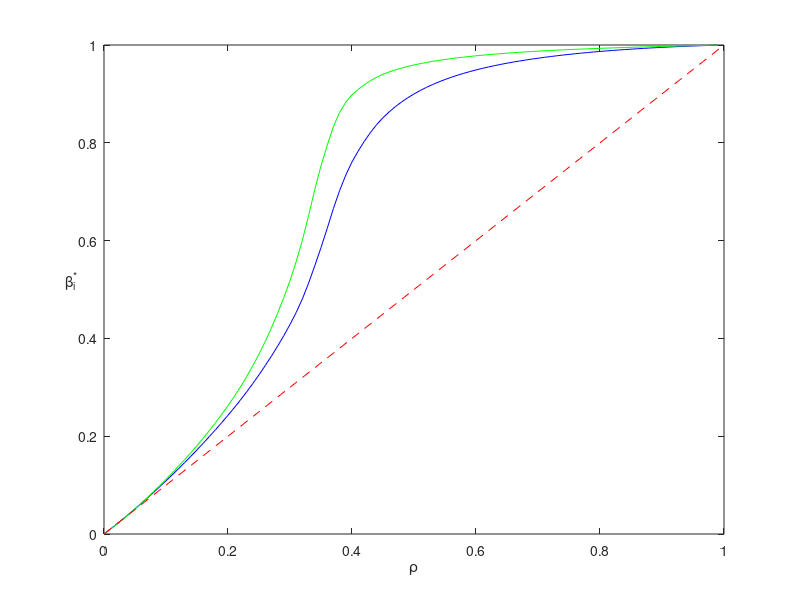

Write MATLAB code to recreate this figure.
% close all 
clear all
clf

%%%%%%%%%% For contemporanous Taylor rule

%%%%%%%%%%%%%%%%%%%%%%%%%%%%%%%%%% Our own calibration %%%%%%%%%%%%%%%%%%%%%%%%%%%%
% % phiy=0.5, phipi=1.5, varphi=1, gamma=0.04, lambda=0.99, rho=0, sigma2/sigma1=0.5; 
% 
% % (\beta^*_1, \beta^*_2)=(0, 0)*****
% plot(beta1,T1,'r-',T2,beta2,'r-')
% % axis([0,1,0,1])
% xlabel('\bf\beta_1') 
% ylabel('\bf\beta_2','Rotation',0)

% % phiy=0.5, phipi=1.5, varphi=1, gamma=0.04, lambda=0.99, rho=0.1,
% % sigma2/sigma1=0.5; 
% beta2=[0.1, 0.1118];
% T2=[0.1085, 0.1088];
% beta1=[0.1085, 0.1088];
% T1=[0.1118,0.1118];
% % (\beta^*_1, \beta^*_2)=(0.1088, 0.1118)*****
% plot(beta1,T1,'r-',T2,beta2,'r-')
% % axis([0,1,0,1])
% xlabel('\bf\beta_1') 
% ylabel('\bf\beta_2','Rotation',0)
% % hold on
% % plot(T2,beta2,'c-', 0.9005, 0.958, 'c.')
% % axis([0,1,0,1].)

% % phiy=0.5, phipi=1.5, varphi=1, gamma=0.04, lambda=0.99, rho=0.2,
% % sigma2/sigma1=0.5; 
% beta2=[0.2,0.2626];
% T2=[0.2388,0.2428];
% beta1=[0.2388,0.2428];
% T1=[0.2626,0.2625];
% % (\beta^*_1, \beta^*_2)=(0.2428, 0.2625)*****
% plot(beta1,T1,'r-',T2,beta2,'r-')
% % axis([0,1,0,1])
% xlabel('\bf\beta_1') 
% ylabel('\bf\beta_2','Rotation',0)
% % hold on
% % plot(T2,beta2,'c-', 0.9005, 0.958, 'c.')
% % axis([0,1,0,1].)
% % 

% % phiy=0.5, phipi=1.5, varphi=1, gamma=0.04, lambda=0.99, rho=0.25,
% % sigma2/sigma1=0.5; 
% beta2=[0.3,0.3679,0.3681];
% T2=[0.3185,0.3256,0.3256];
% beta1=[0.3185,0.3256];
% T1=[0.3681,0.3679];
% % (\beta^*_1, \beta^*_2)=(0.3256, 0.3679)*****
% plot(beta1,T1,'r-',T2,beta2,'r-')
% % axis([0,1,0,1])
% xlabel('\bf\beta_1') 
% ylabel('\bf\beta_2','Rotation',0)
% % hold on
% % plot(T2,beta2,'c-', 0.9005, 0.958, 'c.')
% % axis([0,1,0,1].)
% % 


% % phiy=0.5, phipi=1.5, varphi=1, gamma=0.04, lambda=0.99, rho=0.3,
% % sigma2/sigma1=0.5; 
% beta2=[0.35,0.5179,0.5199];
% T2=[0.4025,0.4284,0.4288];
% beta1=[0.4025,0.4288];
% T1=[0.5199,0.5179];
% % (\beta^*_1, \beta^*_2)=(0.4284, 0.5179)*****
% plot(beta1,T1,'r-',T2,beta2,'r-')
% % axis([0,1,0,1])
% xlabel('\bf\beta_1') 
% ylabel('\bf\beta_2','Rotation',0)
% % hold on
% % plot(T2,beta2,'c-', 0.9005, 0.958, 'c.')
% % axis([0,1,0,1].)
% 


% % phiy=0.5, phipi=1.5, varphi=1, gamma=0.04, lambda=0.99, rho=0.32,
% % sigma2/sigma1=0.5; 
% beta2=[0.55,0.601,0.6025];
% T2=[0.4684,0.4809,0.4813];
% beta1=[0.4684,0.4809,0.4813];
% T1=[0.6025,0.601,0.601];
% % (\beta^*_1, \beta^*_2)=(0.4809, 0.601)*****
% plot(beta1,T1,'r-',T2,beta2,'r-')
% % axis([0,1,0,1])
% xlabel('\bf\beta_1') 
% ylabel('\bf\beta_2','Rotation',0)
% % hold on
% % plot(T2,beta2,'c-', 0.9005, 0.958, 'c.')
% % axis([0,1,0,1].)
% 
% 

% % phiy=0.5, phipi=1.5, varphi=1, gamma=0.04, lambda=0.99, rho=0.35,
% % sigma2/sigma1=0.5; 
% beta2=[0.6,0.7516,0.7638];
% T2=[0.5305,0.5851,0.5913];
% beta1=[0.5305,0.5851,0.5913];
% T1=[0.7638,0.753,0.7516];
% % (\beta^*_1, \beta^*_2)=(0.5857, 0.7529)*****
% plot(beta1,T1,'r-',T2,beta2,'r-')
% % axis([0,1,0,1])
% xlabel('\bf\beta_1') 
% ylabel('\bf\beta_2','Rotation',0)
% % hold on
% % plot(T2,beta2,'c-', 0.9005, 0.958, 'c.')
% % axis([0,1,0,1].)

% % phiy=0.5, phipi=1.5, varphi=1, gamma=0.04, lambda=0.99, rho=0.38,
% % sigma2/sigma1=0.5; 
% beta2=[0.8,0.8607,0.8705];
% T2=[0.6571,0.7009,0.7098];
% beta1=[0.6571,0.702,0.7098];
% T1=[0.8705,0.8623,0.8607];
% % (\beta^*_1, \beta^*_2)=(0.7023, 0.8622)*****
% plot(beta1,T1,'r-',T2,beta2,'r-')
% % axis([0,1,0,1])
% xlabel('\bf\beta_1') 
% ylabel('\bf\beta_2','Rotation',0)
% % hold on
% % plot(T2,beta2,'c-', 0.9005, 0.958, 'c.')
% % axis([0,1,0,1].)


% % % phiy=0.5, phipi=1.5, varphi=1, gamma=0.04, lambda=0.99, rho=0.4,
% % % sigma2/sigma1=0.5; 
% beta2=[0.82,0.8962,0.9074];
% T2=[0.6968,0.759,0.7714];
% beta1=[0.6968,0.759,0.7714];
% T1=[0.9074,0.8983,0.8962];
% % (\beta^*_1, \beta^*_2)=(0.7609, 0.898)*****
% plot(beta1,T1,'r-',T2,beta2,'r-')
% % axis([0,1,0,1])
% xlabel('\bf\beta_1') 
% ylabel('\bf\beta_2','Rotation',0)
% % hold on
% % plot(T2,beta2,'c-', 0.9005, 0.958, 'c.')
% % axis([0,1,0,1].)

% % % phiy=0.5, phipi=1.5, varphi=1, gamma=0.04, lambda=0.99, rho=0.45,
% % % sigma2/sigma1=0.5; 
% beta2=[0.92,0.9396,0.9425];
% T2=[0.8288,0.8508,0.8544];
% beta1=[0.8288,0.8508,0.8544];
% T1=[0.9425,0.9401,0.9396];
% % (\beta^*_1, \beta^*_2)=(0.8513, 0.94)*****
% plot(beta1,T1,'r-',T2,beta2,'r-')
% % axis([0,1,0,1])
% xlabel('\bf\beta_1') 
% ylabel('\bf\beta_2','Rotation',0)
% % hold on
% % plot(T2,beta2,'c-', 0.9005, 0.958, 'c.')
% % axis([0,1,0,1].)
% 

% % phiy=0.5, phipi=1.5, varphi=1, gamma=0.04, lambda=0.99, rho=0.5,
% % sigma2/sigma1=0.5; 
% beta2=[0.94,0.959,0.9609];
% T2=[0.8796,0.8997,0.9019];
% beta1=[0.8796,0.8997,0.9019];
% T1=[0.9609,0.9592,0.959];
% % (\beta^*_1, \beta^*_2)=(0.8999, 0.9592)*****
% plot(beta1,T1,'r-',T2,beta2,'r-')
% % axis([0,1,0,1])
% xlabel('\bf\beta_1') 
% ylabel('\bf\beta_2','Rotation',0)
% % hold on
% % plot(T2,beta2,'c-', 0.9005, 0.958, 'c.')
% % axis([0,1,0,1].)

% % phiy=0.5, phipi=1.5, varphi=1, gamma=0.04, lambda=0.99, rho=0.55,
% % sigma2/sigma1=0.5; 
% beta2=[0.96,0.9711];
% T2=[0.9192,0.9301];
% beta1=[0.9192,0.9301];
% T1=[0.9711,0.9704];
% % (\beta^*_1, \beta^*_2)=(0.9294, 0.9704)*****
% plot(beta1,T1,'r-',T2,beta2,'r-')
% % axis([0,1,0,1])
% xlabel('\bf\beta_1') 
% ylabel('\bf\beta_2','Rotation',0)
% % hold on
% % plot(T2,beta2,'c-', 0.9005, 0.958, 'c.')
% % axis([0,1,0,1].)

% % phiy=0.5, phipi=1.5, varphi=1, gamma=0.04, lambda=0.99, rho=0.6,
% % sigma2/sigma1=0.5; 
% beta2=[0.97,0.9783];
% T2=[0.9422,0.9493];
% beta1=[0.9422,0.9493];
% T1=[0.9783,0.9779];
% % (\beta^*_1, \beta^*_2)=(0.949, 0.9779)*****
% plot(beta1,T1,'r-',T2,beta2,'r-')
% % axis([0,1,0,1])
% xlabel('\bf\beta_1') 
% ylabel('\bf\beta_2','Rotation',0)
% % hold on
% % plot(T2,beta2,'c-', 0.9005, 0.958, 'c.')
% % axis([0,1,0,1].)
% % 

% % phiy=0.5, phipi=1.5, varphi=1, gamma=0.04, lambda=0.99, rho=0.65,
% % sigma2/sigma1=0.5; 
% beta2=[0.98,0.9834];
% T2=[0.9604,0.9629];
% beta1=[0.9604,0.9629];
% T1=[0.9834,0.9833];
% % (\beta^*_1, \beta^*_2)=(0.9628, 0.9833)*****
% plot(beta1,T1,'r-',T2,beta2,'r-')
% % axis([0,1,0,1])
% xlabel('\bf\beta_1') 
% ylabel('\bf\beta_2','Rotation',0)
% % hold on
% % plot(T2,beta2,'c-', 0.9005, 0.958, 'c.')
% % axis([0,1,0,1].)
% 

% % phiy=0.5, phipi=1.5, varphi=1, gamma=0.04, lambda=0.99, rho=0.7,
% % sigma2/sigma1=0.5; 
% beta2=[0.9874,0.989];
% T2=[0.973,0.974];
% beta1=[0.973,0.974];
% T1=[0.9874,0.9874];
% % (\beta^*_1, \beta^*_2)=(0.973, 0.9874)*****
% plot(beta1,T1,'r-',T2,beta2,'r-')
% % axis([0,1,0,1])
% xlabel('\bf\beta_1') 
% ylabel('\bf\beta_2','Rotation',0)
% % hold on
% % plot(T2,beta2,'c-', 0.9005, 0.958, 'c.')
% % axis([0,1,0,1].)

% % phiy=0.5, phipi=1.5, varphi=1, gamma=0.04, lambda=0.99, rho=0.75,
% % sigma2/sigma1=0.5; 
% beta2=[0.989,0.9906];
% T2=[0.98,0.9808];
% beta1=[0.98,0.9808];
% T1=[0.9906,0.9906];
% % (\beta^*_1, \beta^*_2)=(0.9808, 0.9906)*****
% plot(beta1,T1,'r-',T2,beta2,'r-')
% % axis([0,1,0,1])
% xlabel('\bf\beta_1') 
% ylabel('\bf\beta_2','Rotation',0)
% % hold on
% % plot(T2,beta2,'c-', 0.9005, 0.958, 'c.')
% % axis([0,1,0,1].)
% 
% % phiy=0.5, phipi=1.5, varphi=1, gamma=0.04, lambda=0.99, rho=0.8,
% % sigma2/sigma1=0.5; 
% beta2=[0.988,0.9932];
% T2=[0.9849,0.9868];
% beta1=[0.9849,0.9868];
% T1=[0.9932,0.9932];
% % (\beta^*_1, \beta^*_2)=(0.9868, 0.9932)*****
% plot(beta1,T1,'r-',T2,beta2,'r-')
% % axis([0,1,0,1])
% xlabel('\bf\beta_1') 
% ylabel('\bf\beta_2','Rotation',0)
% % hold on
% % plot(T2,beta2,'c-', 0.9005, 0.958, 'c.')
% % axis([0,1,0,1].)

% % phiy=0.5, phipi=1.5, varphi=1, gamma=0.04, lambda=0.99, rho=0.85,
% % sigma2/sigma1=0.5; 
% beta2=[0.995,0.9953];
% T2=[0.9914,0.9915];
% beta1=[0.9914,0.9915];
% T1=[0.9953,0.9953];
% % (\beta^*_1, \beta^*_2)=(0.9915, 0.9953)*****
% plot(beta1,T1,'r-',T2,beta2,'r-')
% % axis([0,1,0,1])
% xlabel('\bf\beta_1') 
% ylabel('\bf\beta_2','Rotation',0)
% % hold on
% % plot(T2,beta2,'c-', 0.9005, 0.958, 'c.')
% % axis([0,1,0,1].)

% % phiy=0.5, phipi=1.5, varphi=1, gamma=0.04, lambda=0.99, rho=0.9,
% % sigma2/sigma1=0.5; 
% beta2=[0.995,0.9971];
% T2=[0.9948,0.9952];
% beta1=[0.9948,0.9952];
% T1=[0.9971,0.9971];
% % (\beta^*_1, \beta^*_2)=(0.9952, 0.9971)*****
% plot(beta1,T1,'r-',T2,beta2,'r-')
% % axis([0,1,0,1])
% xlabel('\bf\beta_1') 
% ylabel('\bf\beta_2','Rotation',0)
% % hold on
% % plot(T2,beta2,'c-', 0.9005, 0.958, 'c.')
% % axis([0,1,0,1].)

% % phiy=0.5, phipi=1.5, varphi=1, gamma=0.04, lambda=0.99, rho=0.95,
% % sigma2/sigma1=0.5; 
% beta2=[0.998,0.9987];
% T2=[0.998,0.998];
% beta1=[0.998];
% T1=[0.9987];
% % (\beta^*_1, \beta^*_2)=(0.998, 0.9987)*****
% plot(beta1,T1,'r-',T2,beta2,'r-')
% % axis([0,1,0,1])
% xlabel('\bf\beta_1') 
% ylabel('\bf\beta_2','Rotation',0)
% % hold on
% % plot(T2,beta2,'c-', 0.9005, 0.958, 'c.')
% % axis([0,1,0,1].)



% % % 
% % % 
% figure(1)
% phipi=[0.8:0.1:1.2, 1.4:0.2:2];0.9929, 0.9962
beta1=0:0.05:1;
rho=[0,0.1,0.2:0.05:0.3,0.32,0.35,0.38,0.4,0.45,0.5:0.05:0.95,0.9999];
beta1star=[0, 0.1088,  0.2428,  0.3256, 0.4284,0.4809, 0.5857,0.7023, 0.7609,0.8513, 0.8999,0.9294, 0.949, 0.9628, 0.973, 0.9808,  0.9868,0.9915,  0.9952,0.998,1 ];
beta2star=[0, 0.1118,  0.2625,   0.3679, 0.5179,0.601, 0.7529, 0.8622,0.898, 0.94,   0.9592, 0.9704, 0.9779,0.9833,0.9874,0.9906,0.9932,0.9953, 0.9971,0.9987,1];
% plot(rho, beta1star,'b.-',beta1,beta1,'r--')
% xlabel('\bf\rho') 
% ylabel('\bf\beta_1^*','Rotation',0)
% hold on ,
% % 
% figure(2)
% phipi=[0.8:0.1:1.2, 1.4:0.2:2];
% beta1=0:0.05:1;
% rho=[0:0.1:0.9, 0.999];
rhoq=0:0.01:1;
beta1starq=interp1(rho, beta1star, rhoq,'pchip');
beta2starq=interp1(rho, beta2star, rhoq,'pchip');


plot(rhoq, beta1starq,'b-',rhoq, beta2starq,'g-',beta1,beta1,'r--')
xlabel('\rho') 
ylabel('\beta_i^*','Rotation',0)
% legend('\beta_1^* for output gap','\beta_2^* for inflation')
% hold on 

% 


% %%%%%%%%%%%%%%%%%%%%%%%%%%%%%%%%%% Our own calibration %%%%%%%%%%%%%%%%%%%%%%%%%%%%
% % phiy=0.5, phipi=1.5, varphi=1, gamma=0.075, lambda=0.99, rho=0, sigmapi^2/sigmay^2=1; 
% % 
% % % (\beta^*_1, \beta^*_2)=(0, 0)*****
% % plot(beta1,T1,'r-',T2,beta2,'r-')
% % % axis([0,1,0,1])
% % xlabel('\bf\beta_1') 
% % ylabel('\bf\beta_2','Rotation',0)
% 
% % %%phiy=0.5, phipi=1.5, varphi=1, gamma=0.075, lambda=0.99, rho=0.1, sigmapi^2/sigmay^2=1; 
% % beta2=[0.1, 0.12];
% % T2=[0.1093, 0.1103];
% % beta1=[0.1, 0.12];
% % T1=[0.1114,0.1112];
% % % (\beta^*_1, \beta^*_2)=(0.1099, 0.1113)*****
% % plot(beta1,T1,'r-',T2,beta2,'r-')
% % % axis([0,1,0,1])
% % xlabel('\bf\beta_1') 
% % ylabel('\bf\beta_2','Rotation',0)
% % % hold on
% % % plot(T2,beta2,'c-', 0.9005, 0.958, 'c.')
% % % axis([0,1,0,1].)
% 
% % %%phiy=0.5, phipi=1.5, varphi=1, gamma=0.075, lambda=0.99, rho=0.4, sigmapi^2/sigmay^2=1; 
% % beta2=[0.7,0.82, 0.9];
% % T2=[0.6899,0.7626,0.8299];
% % beta1=[0.7, 0.775,0.84];
% % T1=[0.8464,0.8203,0.7896];
% % % (\beta^*_1, \beta^*_2)=(0.7656, 0.8236)*****
% % plot(beta1,T1,'r-',T2,beta2,'r-')
% % % axis([0,1,0,1])
% % xlabel('\bf\beta_1') 
% % ylabel('\bf\beta_2','Rotation',0)
% % % hold on
% % % plot(T2,beta2,'c-', 0.9005, 0.958, 'c.')
% % % axis([0,1,0,1].)
% % 
% % %%phiy=0.5, phipi=1.5, varphi=1, gamma=0.075, lambda=0.99, rho=0.5, sigmapi^2/sigmay^2=1; 
% % beta2=[0.9,0.925 0.94];
% % T2=[0.8822,0.8985,0.9092];
% % beta1=[0.85, 0.9,0.902,0.91];
% % T1=[0.9372,0.9284,0.928,0.9263];
% % % (\beta^*_1, \beta^*_2)=(0.9008, 0.9282)*****
% % plot(beta1,T1,'r-',T2,beta2,'r-')
% % % axis([0,1,0,1])
% % xlabel('\bf\beta_1') 
% % ylabel('\bf\beta_2','Rotation',0)
% % % hold on
% % % plot(T2,beta2,'c-', 0.9005, 0.958, 'c.')
% % % axis([0,1,0,1].)
% 
% % %%phiy=0.5, phipi=1.5, varphi=1, gamma=0.075, lambda=0.99, rho=0.6, sigmapi^2/sigmay^2=1; 
% % beta2=[0.95,0.962,0.99];
% % T2=[0.9421,0.9484,0.965];
% % beta1=[0.92, 0.948,0.96];
% % T1=[0.965,0.962,0.9605];
% % % (\beta^*_1, \beta^*_2)=(0.9484, 0.962)*****
% % plot(beta1,T1,'r-',T2,beta2,'r-')
% % % axis([0,1,0,1])
% % xlabel('\bf\beta_1') 
% % ylabel('\bf\beta_2','Rotation',0)
% % % hold on
% % % plot(T2,beta2,'c-', 0.9005, 0.958, 'c.')
% % % axis([0,1,0,1].)
% % 
% 
% % %%phiy=0.5, phipi=1.5, varphi=1, gamma=0.075, lambda=0.99, rho=0.8, sigmapi^2/sigmay^2=1; 
% % beta2=[0.98,0.995];
% % T2=[0.9833,0.9872];
% % beta1=[0.96,0.99];
% % T1=[0.9895,0.9884];
% % % (\beta^*_1, \beta^*_2)=(0.9855, 0.9886)*****
% % plot(beta1,T1,'r-',T2,beta2,'r-')
% % % axis([0,1,0,1])
% % xlabel('\bf\beta_1') 
% % ylabel('\bf\beta_2','Rotation',0)
% % % hold on
% % % plot(T2,beta2,'c-', 0.9005, 0.958, 'c.')
% % % axis([0,1,0,1].)
% 
% 
% % %%phiy=0.5, phipi=1.5, varphi=1, gamma=0.075, lambda=0.99, rho=0.999, sigmapi^2/sigmay^2=1; 
% % beta2=[0.99,0.9999];
% % T2=[0.9999,1];
% % beta1=[0.99,0.9999];
% % T1=[1,1];
% % % (\beta^*_1, \beta^*_2)=(1, 1)*****
% % plot(beta1,T1,'r-',T2,beta2,'r-')
% % % axis([0,1,0,1])
% % xlabel('\bf\beta_1') 
% % ylabel('\bf\beta_2','Rotation',0)
% % % hold on
% % % plot(T2,beta2,'c-', 0.9005, 0.958, 'c.')
% % % axis([0,1,0,1].)
% % 
% 
% 
% % 
% % 
% % 
% % figure(1)
% % phipi=[0.8:0.1:1.2, 1.4:0.2:2];0.9929, 0.9962
% beta1=0:0.05:1;
% rho=[0,0.1,0.4,0.5,0.6,0.8,0.999];
% beta1star=[0,0.1099, 0.7656,0.9008, 0.9484,0.9855, 1];
% beta2star=[0,0.1113, 0.8236,0.9282, 0.962,0.9886,1];
% % plot(rho, beta1star,'b.-',beta1,beta1,'r--')
% % xlabel('\bf\rho') 
% % ylabel('\bf\beta_1^*','Rotation',0)
% % hold on 
% % % 
% % figure(2)
% % phipi=[0.8:0.1:1.2, 1.4:0.2:2];
% % beta1=0:0.05:1;
% % rho=[0:0.1:0.9, 0.999];
% 
% plot(rho, beta1star,'b.--',rho, beta2star,'g.-',beta1,beta1,'r--')
% xlabel('\rho') 
% ylabel('\beta_i^*','Rotation',0)
% legend('\beta_1^* for output gap','\beta_2^* for inflation')
% % hold on 




%%%%%%%%%%%%%%%%%%%%%%%%%%%%%%%%%% Clarida et al's calibration %%%%%%%%%%%%%%%%%%%%%%%%%%%%
%% phiy=0.5, phipi=1.5, varphi=1, gamma=0.3, lambda=0.99, rho=0, sigmapi^2/sigmay^2=0.1; 
% beta2=[0.95, 1];
% T2=[0.9932, 1];
% beta1=[0.95, 1];
% T1=[0.9998, 1];
% % (\beta^*_1, \beta^*_2)=(0, 0)*****
% plot(beta1,T1,'r-',T2,beta2,'r-')
% axis([0,1,0,1])
% xlabel('\bf\beta_1') 
% ylabel('\bf\beta_2','Rotation',0)
% hold on
% plot(T2,beta2,'c-', 0.9005, 0.958, 'c.')
% % axis([0,1,0,1].)

% %%phiy=0.5, phipi=1.5, varphi=1, gamma=0.3, lambda=0.99, rho=0.1, sigmapi^2/sigmay^2=0.1; 
% beta2=[0.1, 0.12];
% T2=[0.1056, 0.1056];
% beta1=[0.1, 0.12];
% T1=[0.1122, 0.1124];
% % (\beta^*_1, \beta^*_2)=(0.1056, 0.1123)*****
% plot(beta1,T1,'r-',T2,beta2,'r-')
% % axis([0,1,0,1])
% xlabel('\bf\beta_1') 
% ylabel('\bf\beta_2','Rotation',0)
% % hold on
% % plot(T2,beta2,'c-', 0.9005, 0.958, 'c.')
% % axis([0,1,0,1].)

% %%phiy=0.5, phipi=1.5, varphi=1, gamma=0.3, lambda=0.99, rho=0.2, sigmapi^2/sigmay^2=0.1; 
% beta2=[0.2, 0.28];
% T2=[0.2244, 0.2236];
% beta1=[0.2, 0.24];
% T1=[0.2606, 0.2618];
% % (\beta^*_1, \beta^*_2)=(0.2238, 0.2613)*****
% plot(beta1,T1,'r-',T2,beta2,'r-')
% % axis([0,1,0,1])
% xlabel('\bf\beta_1') 
% ylabel('\bf\beta_2','Rotation',0)
% % hold on
% % plot(T2,beta2,'c-', 0.9005, 0.958, 'c.')
% % axis([0,1,0,1].)
% 
% %%phiy=0.5, phipi=1.5, varphi=1, gamma=0.3, lambda=0.99, rho=0.3, sigmapi^2/sigmay^2=0.1; 
% beta2=[0.3, 0.5];
% T2=[0.3572, 0.3536];
% beta1=[0.3, 0.4];
% T1=[0.4898, 0.4955];
% % (\beta^*_1, \beta^*_2)=(0.3537, 0.4929)*****
% plot(beta1,T1,'r-',T2,beta2,'r-')
% % axis([0,1,0,1])
% xlabel('\bf\beta_1') 
% ylabel('\bf\beta_2','Rotation',0)
% % hold on
% % plot(T2,beta2,'c-', 0.9005, 0.958, 'c.')
% % axis([0,1,0,1].)

% %%phiy=0.5, phipi=1.5, varphi=1, gamma=0.3, lambda=0.99, rho=0.4, sigmapi^2/sigmay^2=0.1; 
% beta2=[0.5, 0.8];
% T2=[0.4976, 0.4927];
% beta1=[0.4, 0.5];
% T1=[0.7931, 0.7937];
% % (\beta^*_1, \beta^*_2)=(0.4928, 0.7937)*****
% plot(beta1,T1,'r-',T2,beta2,'r-')
% % axis([0,1,0,1])
% xlabel('\bf\beta_1') 
% ylabel('\bf\beta_2','Rotation',0)
% % hold on
% % plot(T2,beta2,'c-', 0.9005, 0.958, 'c.')
% % axis([0,1,0,1].)

% %%phiy=0.5, phipi=1.5, varphi=1, gamma=0.3, lambda=0.99, rho=0.5, sigmapi^2/sigmay^2=0.1; 
% beta2=[0.9, 0.92];
% T2=[0.6377, 0.6433];
% beta1=[0.6, 0.64];
% T1=[0.9076, 0.9066];
% % (\beta^*_1, \beta^*_2)=(0.6396, 0.9066)*****
% plot(beta1,T1,'r-',T2,beta2,'r-')
% % axis([0,1,0,1])
% xlabel('\bf\beta_1') 
% ylabel('\bf\beta_2','Rotation',0)
% % hold on
% % plot(T2,beta2,'c-', 0.9005, 0.958, 'c.')
% % axis([0,1,0,1].)
%

% %%phiy=0.5, phipi=1.5, varphi=1, gamma=0.3, lambda=0.99, rho=0.6, sigmapi^2/sigmay^2=0.1; 
% beta2=[0.94, 0.97];
% T2=[0.7572, 0.7729];
% beta1=[0.74, 0.77];
% T1=[0.9465, 0.9456];
% % (\beta^*_1, \beta^*_2)=(0.7603, 0.9459)*****
% plot(beta1,T1,'r-',T2,beta2,'r-')
% % axis([0,1,0,1])
% xlabel('\bf\beta_1') 
% ylabel('\bf\beta_2','Rotation',0)
% % hold on
% % plot(T2,beta2,'c-', 0.9005, 0.958, 'c.')
% % axis([0,1,0,1].)
% 
% %%phiy=0.5, phipi=1.5, varphi=1, gamma=0.3, lambda=0.99, rho=0.7, sigmapi^2/sigmay^2=0.1; 
% beta2=[0.95, 0.98];
% T2=[0.8407, 0.8535];
% beta1=[0.8, 0.86];
% T1=[0.9676, 0.9661];
% % (\beta^*_1, \beta^*_2)=(0.8477, 0.9664)*****
% plot(beta1,T1,'r-',T2,beta2,'r-')
% % axis([0,1,0,1])
% xlabel('\bf\beta_1') 
% ylabel('\bf\beta_2','Rotation',0)
% % hold on
% % plot(T2,beta2,'c-', 0.9005, 0.958, 'c.')
% % axis([0,1,0,1].)

% %%phiy=0.5, phipi=1.5, varphi=1, gamma=0.3, lambda=0.99, rho=0.8, sigmapi^2/sigmay^2=0.1; 
% beta2=[0.96, 0.99];
% T2=[0.9038, 0.9135];
% beta1=[0.9, 0.92];
% T1=[0.9803, 0.9799];
% % (\beta^*_1, \beta^*_2)=(0.9103, 0.9801)*****
% plot(beta1,T1,'r-',T2,beta2,'r-')
% % axis([0,1,0,1])
% xlabel('\bf\beta_1') 
% ylabel('\bf\beta_2','Rotation',0)
% % hold on
% % plot(T2,beta2,'c-', 0.9005, 0.958, 'c.')
% % axis([0,1,0,1].)
% 
% %%phiy=0.5, phipi=1.5, varphi=1, gamma=0.3, lambda=0.99, rho=0.9, sigmapi^2/sigmay^2=0.1; 
% beta2=[0.98, 0.995];
% T2=[0.955, 0.9583];
% beta1=[0.94, 0.98];
% T1=[0.9909, 0.9903];
% % (\beta^*_1, \beta^*_2)=(0.9573, 0.9906)*****
% plot(beta1,T1,'r-',T2,beta2,'r-')
% % axis([0,1,0,1])
% xlabel('\bf\beta_1') 
% ylabel('\bf\beta_2','Rotation',0)
% % hold on
% % plot(T2,beta2,'c-', 0.9005, 0.958, 'c.')
% % axis([0,1,0,1].)

% %%phiy=0.5, phipi=1.5, varphi=1, gamma=0.3, lambda=0.99, rho=0.999, sigmapi^2/sigmay^2=0.1; 
% beta2=[0.99, 0.9999];
% T2=[0.9995, 0.9995];
% beta1=[0.99, 0.9999];
% T1=[0.9999, 0.9999];
% % (\beta^*_1, \beta^*_2)=(0.9995, 0.9999)*****
% plot(beta1,T1,'r-',T2,beta2,'r-')
% % axis([0,1,0,1])
% xlabel('\bf\beta_1') 
% ylabel('\bf\beta_2','Rotation',0)
% % hold on
% % plot(T2,beta2,'c-', 0.9005, 0.958, 'c.')
% % axis([0,1,0,1].)

% % 
% % 
% % 
% % figure(1)
% % phipi=[0.8:0.1:1.2, 1.4:0.2:2];0.9929, 0.9962
% beta1=0:0.05:1;
% rho=[0:0.1:0.9, 0.999];
% beta1star=[0,0.1056,0.2238, 0.3537,0.4928, 0.6396, 0.7603,0.8477, 0.9103,0.9573,0.9995];
% plot(rho, beta1star,'b.-',beta1,beta1,'r--')
% xlabel('\bf\rho') 
% ylabel('\bf\beta_1^*','Rotation',0)
% hold on 
% % 
% % figure(2)
% % phipi=[0.8:0.1:1.2, 1.4:0.2:2];
% beta1=0:0.05:1;
% rho=[0:0.1:0.9, 0.999];
% beta2star=[0, 0.1123, 0.2613,0.4929,0.7937,0.9066, 0.9459,0.9664,0.9801,0.9906, 0.9999];
% plot(rho, beta2star,'g.-',beta1,beta1,'r--')
% xlabel('\bf\rho') 
% ylabel('\bf\beta_i^*','Rotation',0)
% % hold on 

%%%%%%%%%%%%%%%%%%%%%%%%%%%%%%%%%% Woodford's calibration %%%%%%%%%%%%%%%%%%%%%%%%%%%%
%% phiy=0.5, phipi=1.5, varphi=6.3694, gamma=0.024, lambda=0.99, rho=0, sigmapi^2/sigmay^2=1; 
% beta2=[0, 1];
% T2=[0, 1];
% beta1=[0, 1];
% T1=[0, 1];
% % (\beta^*_1, \beta^*_2)=(0, 0)*****
% plot(beta1,T1,'r-',T2,beta2,'r-')
% axis([0,1,0,1])
% xlabel('\bf\beta_1') 
% ylabel('\bf\beta_2','Rotation',0)
% % hold on
% % plot(T2,beta2,'c-', 0.9005, 0.958, 'c.')
% % axis([0,1,0,1].)
% 
% %% phiy=0.5, phipi=1.5, varphi=6.3694, gamma=0.024, lambda=0.99, rho=0.1, sigmapi^2/sigmay^2=1; 
% beta2=[0.1, 0.12];
% T2=[0.1055, 0.107];
% beta1=[0.1, 0.12];
% T1=[0.1125, 0.1124];
% % (\beta^*_1, \beta^*_2)=(0.1064, 0.1125)*****
% plot(beta1,T1,'r-',T2,beta2,'r-')
% % axis([0,1,0,1])
% xlabel('\bf\beta_1') 
% ylabel('\bf\beta_2','Rotation',0)
% % hold on
% % plot(T2,beta2,'c-', 0.9005, 0.958, 'c.')
% % axis([0,1,0,1].)

% %% phiy=0.5, phipi=1.5, varphi=6.3694, gamma=0.024, lambda=0.99, rho=0.2, sigmapi^2/sigmay^2=1; 
% beta2=[0.25, 0.27];
% T2=[0.2297, 0.2331];
% beta1=[0.2, 0.23, 0.24];
% T1=[0.2644, 0.2641, 0.264];
% % (\beta^*_1, \beta^*_2)=(0.2321, 0.2641)*****
% plot(beta1,T1,'r-',T2,beta2,'r-')
% % axis([0,1,0,1])
% xlabel('\bf\beta_1') 
% ylabel('\bf\beta_2','Rotation',0)
% % hold on
% % plot(T2,beta2,'c-', 0.9005, 0.958, 'c.')
% % axis([0,1,0,1].)
% % 
% 
% %% phiy=0.5, phipi=1.5, varphi=6.3694, gamma=0.024, lambda=0.99, rho=0.3,
%  %% sigmapi^2/sigmay^2=1; 
% beta2=[0.4, 0.55];
% T2=[0.3723, 0.4213];
% beta1=[0.3, 0.4, 0.42];
% T1=[0.5273, 0.5242, 0.5234];
% % (\beta^*_1, \beta^*_2)=(0.4127, 0.5237)*****
% plot(beta1,T1,'r-',T2,beta2,'r-')
% % axis([0,1,0,1])
% xlabel('\bf\beta_1') 
% ylabel('\bf\beta_2','Rotation',0)
% % hold on
% % plot(T2,beta2,'c-', 0.9005, 0.958, 'c.')
% % axis([0,1,0,1].)

% % %% phiy=0.5, phipi=1.5, varphi=6.3694, gamma=0.024, lambda=0.99, rho=0.4,
% %  %% sigmapi^2/sigmay^2=1; 
% beta2=[0.8, 0.92];
% T2=[0.6579, 0.7752];
% beta1=[0.5, 0.75, 0.78];
% T1=[0.9181, 0.9105, 0.9093];
% % (\beta^*_1, \beta^*_2)=(0.7653, 0.9099)*****
% plot(beta1,T1,'r-',T2,beta2,'r-')
% % axis([0,1,0,1])
% xlabel('\bf\beta_1') 
% ylabel('\bf\beta_2','Rotation',0)
% % hold on
% % plot(T2,beta2,'c-', 0.9005, 0.958, 'c.')
% % axis([0,1,0,1].)

% % %% phiy=0.5, phipi=1.5, varphi=6.3694, gamma=0.024, lambda=0.99, rho=0.5,
%  %% sigmapi^2/sigmay^2=1; 
% beta2=[0.9, 0.98];
% T2=[0.8162, 0.9169];
% beta1=[0.8, 0.93];
% T1=[0.9693, 0.9676];
% % (\beta^*_1, \beta^*_2)=(0.9018, 0.968)*****
% plot(beta1,T1,'r-',T2,beta2,'r-')
% % axis([0,1,0,1])
% xlabel('\bf\beta_1') 
% ylabel('\bf\beta_2','Rotation',0)
% % hold on
% % plot(T2,beta2,'c-', 0.9005, 0.958, 'c.')
% % axis([0,1,0,1].)
% %

% %%% phiy=0.5, phipi=1.5, varphi=6.3694, gamma=0.024, lambda=0.99, rho=0.6,
%  %% sigmapi^2/sigmay^2=1; 
% beta2=[0.96, 0.99];
% T2=[0.9217, 0.9572];
% beta1=[0.92, 0.95];
% T1=[0.984, 0.9837];
% % (\beta^*_1, \beta^*_2)=(0.9518, 0.9837) previous (0.9497, 0.9837)*****
% plot(beta1,T1,'r-',T2,beta2,'r-')
% % axis([0,1,0,1])
% xlabel('\bf\beta_1') 
% ylabel('\bf\beta_2','Rotation',0)
% % hold on
% % plot(T2,beta2,'c-', 0.9005, 0.958, 'c.')
% % axis([0,1,0,1].)
% % %

% %%% phiy=0.5, phipi=1.5, varphi=6.3694, gamma=0.024, lambda=0.99, rho=0.7,
%  %% sigmapi^2/sigmay^2=1; 
% beta2=[0.98, 0.99,0.992];
% T2=[0.9653,0.9737,0.9755];
% beta1=[0.97, 0.98];
% T1=[0.9911,0.9911];
% % (\beta^*_1, \beta^*_2)=(0.9747,0.9911)*****
% plot(beta1,T1,'r-',T2,beta2,'r-')
% % axis([0,1,0,1])
% xlabel('\bf\beta_1') 
% ylabel('\bf\beta_2','Rotation',0)
% % hold on
% % plot(T2,beta2,'c-', 0.9005, 0.958, 'c.')
% % axis([0,1,0,1].)
% %

% %%% phiy=0.5, phipi=1.5, varphi=6.3694, gamma=0.024, lambda=0.99, rho=0.8,
%  %% sigmapi^2/sigmay^2=1; 
% beta2=[0.98, 0.999];
% T2=[0.9814, 0.9907];
% beta1=[0.98, 0.99];
% T1=[0.9954, 0.9953];
% % (\beta^*_1, \beta^*_2)=(0.9889, 0.9953)*****
% plot(beta1,T1,'r-',T2,beta2,'r-')
% % axis([0,1,0,1])
% xlabel('\bf\beta_1') 
% ylabel('\bf\beta_2','Rotation',0)
% % hold on
% % plot(T2,beta2,'c-', 0.9005, 0.958, 'c.')
% % axis([0,1,0,1].)
% % %

% %%% phiy=0.5, phipi=1.5, varphi=6.3694, gamma=0.024, lambda=0.99, rho=0.9,
%  %% sigmapi^2/sigmay^2=1; 
% beta2=[0.99,0.999];
% T2=[0.9948,0.9966];
% beta1=[0.99, 0.996,0.997];
% T1=[0.9981,0.9981,0.9981];
% % (\beta^*_1, \beta^*_2)=(0.9964,0.9981)*****
% plot(beta1,T1,'r-',T2,beta2,'r-')
% % axis([0,1,0,1])
% xlabel('\bf\beta_1') 
% ylabel('\bf\beta_2','Rotation',0)
% % hold on
% % plot(T2,beta2,'c-', 0.9005, 0.958, 'c.')
% % axis([0,1,0,1].)


% %%% phiy=0.5, phipi=1.5, varphi=6.3694, gamma=0.024, lambda=0.99, rho=0.999,
%  %% sigmapi^2/sigmay^2=1; 
% beta2=[0.99, 0.999];
% T2=[1, 1];
% beta1=[0.99, 0.99];
% T1=[1, 1];
% % (\beta^*_1, \beta^*_2)=(1, 1)*****
% plot(beta1,T1,'r-',T2,beta2,'r-')
% % axis([0,1,0,1])
% xlabel('\bf\beta_1') 
% ylabel('\bf\beta_2','Rotation',0)
% % hold on
% % plot(T2,beta2,'c-', 0.9005, 0.958, 'c.')
% % axis([0,1,0,1].)
% % %


% 
% 
% % figure(1)
% % phipi=[0.8:0.1:1.2, 1.4:0.2:2];0.9929, 0.9962
% beta1=0:0.05:1;
% rho=[0:0.1:0.6,0.7,0.8, 0.9,0.999];
% beta1star=[0,0.1064,0.2321, 0.4127, 0.7653, 0.9018, 0.9518,0.9747,0.9889,0.9964,1 ];
% plot(rho, beta1star,'b.-',beta1,beta1,'r--')
% xlabel('\rho') 
% ylabel('\beta_1^*','Rotation',0)
% hold on 
% % 
% % figure(2)
% % phipi=[0.8:0.1:1.2, 1.4:0.2:2];
% beta1=0:0.05:1;
% rho=[0:0.1:0.6,0.7, 0.8,0.9, 0.999];
% beta2star=[0, 0.1125,0.2641, 0.5237,0.9099,0.968,0.9837,0.9911,0.9953,0.9981,1];
% plot(rho, beta2star,'g.-',beta1,beta1,'r--')
% xlabel('\rho') 
% ylabel('\beta_i^*','Rotation',0)
% % hold on 
% 
